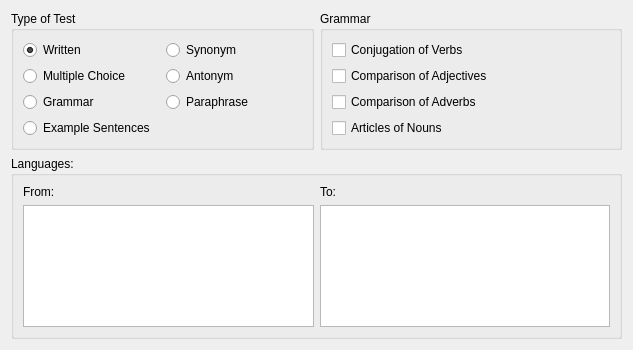
<ui version="4.0" >
 <class>StartPracticeWidget</class>
 <widget class="QWidget" name="StartPracticeWidget" >
  <property name="geometry" >
   <rect>
    <x>0</x>
    <y>0</y>
    <width>633</width>
    <height>350</height>
   </rect>
  </property>
  <property name="windowTitle" >
   <string>Form</string>
  </property>
  <layout class="QGridLayout" >
   <item row="0" column="0" >
    <widget class="QGroupBox" name="testTypeGroupBox" >
     <property name="title" >
      <string>Type of Test</string>
     </property>
     <layout class="QGridLayout" >
      <item row="0" column="0" >
       <widget class="QRadioButton" name="WrittenRadio" >
        <property name="text" >
         <string>Written</string>
        </property>
        <property name="checked" >
         <bool>true</bool>
        </property>
       </widget>
      </item>
      <item row="0" column="1" >
       <widget class="QRadioButton" name="SynonymRadio" >
        <property name="text" >
         <string>Synonym</string>
        </property>
       </widget>
      </item>
      <item row="1" column="0" >
       <widget class="QRadioButton" name="MultipleChoiceRadio" >
        <property name="text" >
         <string>Multiple Choice</string>
        </property>
       </widget>
      </item>
      <item row="1" column="1" >
       <widget class="QRadioButton" name="AntonymRadio" >
        <property name="text" >
         <string>Antonym</string>
        </property>
       </widget>
      </item>
      <item row="2" column="0" >
       <widget class="QRadioButton" name="GrammarRadio" >
        <property name="text" >
         <string>Grammar</string>
        </property>
       </widget>
      </item>
      <item row="2" column="1" >
       <widget class="QRadioButton" name="ParaphraseRadio" >
        <property name="text" >
         <string>Paraphrase</string>
        </property>
       </widget>
      </item>
      <item row="3" column="0" colspan="2" >
       <widget class="QRadioButton" name="ExampleRadio" >
        <property name="text" >
         <string>Example Sentences</string>
        </property>
       </widget>
      </item>
     </layout>
    </widget>
   </item>
   <item row="0" column="1" >
    <widget class="QGroupBox" name="GrammarGroupBox" >
     <property name="title" >
      <string>Grammar</string>
     </property>
     <layout class="QVBoxLayout" >
      <item>
       <widget class="QCheckBox" name="ConjugationCheckBox" >
        <property name="text" >
         <string>Conjugation of Verbs</string>
        </property>
       </widget>
      </item>
      <item>
       <widget class="QCheckBox" name="ComparisonAdjectiveCheckBox" >
        <property name="text" >
         <string>Comparison of Adjectives</string>
        </property>
       </widget>
      </item>
      <item>
       <widget class="QCheckBox" name="ComparisonAdverbCheckBox" >
        <property name="text" >
         <string>Comparison of Adverbs</string>
        </property>
       </widget>
      </item>
      <item>
       <widget class="QCheckBox" name="ArticleCheckBox" >
        <property name="text" >
         <string>Articles of Nouns</string>
        </property>
       </widget>
      </item>
     </layout>
    </widget>
   </item>
   <item row="1" column="0" colspan="2" >
    <widget class="QGroupBox" name="languageGroupBox" >
     <property name="title" >
      <string>Languages:</string>
     </property>
     <layout class="QVBoxLayout" >
      <item>
       <layout class="QGridLayout" >
        <item row="0" column="0" >
         <widget class="QLabel" name="label" >
          <property name="text" >
           <string>From:</string>
          </property>
         </widget>
        </item>
        <item row="0" column="1" >
         <widget class="QLabel" name="label_2" >
          <property name="text" >
           <string>To:</string>
          </property>
         </widget>
        </item>
        <item row="1" column="0" >
         <widget class="QListWidget" name="LanguageFromList" />
        </item>
        <item row="1" column="1" >
         <widget class="QListWidget" name="LanguageToList" />
        </item>
       </layout>
      </item>
     </layout>
    </widget>
   </item>
  </layout>
 </widget>
 <resources/>
 <connections/>
</ui>
